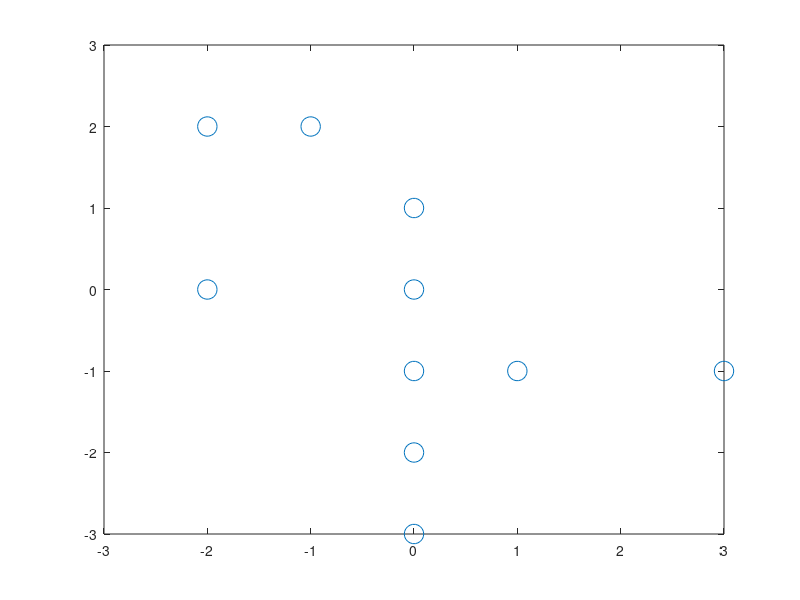

Write MATLAB code to recreate this figure. (Note: this script raises an error after producing the figure.)
% Fragmentación. Simular una interaccion cuando dos o mas particulas de la 
% matriz ocupan la misma posicion.
% Se introduce la variable tam (tamaño de particula).

clear
clc
l=3; % Distancia de eje.
p=1; % Resolucion. 
n=10; % Numero de particulas.
d=2; % Dimension.
nm=10; % Numero de movimientos que realizara la particula.
tam=2; %Tamaño inicial de todas las particulas.

k=(2*l/p)+1; % Posiciones permitidas

m=round(unifrnd(1,k,n,d)); % Matriz aleatoria de n particulas con d dimensiones 
                          % redondeada
                          
vector_tam=[]; % Vector de tamaño para n particulas.
for i=1:n
  vector_tam=[vector_tam;tam];
end

for i=1:n
  for j=1:d
  dist(i,j)=(m(i,j)-1)*p+(-l); % Asigna la posicion en funcion de p
  end                              
end

posicion_original=dist

for w=1:nm % Repite el numero de movimientos deseado.

  z=[];
    
  for i=1:n
      x=zeros(1,d);
      b=randi([1,d],1,1); % Selecciona aleatoriamente una dimension a modificar.
      x(1,b)=randi([0,1]); % Subprograma que aleatoriamete elige valor positivo o 
      if x(1,b)>0          % negativo a modificar.
          x(1,b)=1;
      else
          x(1,b)=-1;
      end 
  z=[z;x]; % Matriz aleatoria de unos y ceros.
  end

  dist;
  mov=dist+z;

  for i=1:n % Rebotar la particula que se encuentra en el limite permitido.
      for j=1:d 
          comp=l-abs(mov(i,j));
          if mov(i,j)<0
              nop=-1;
          else
              nop=1;
          end
          if comp<0
              comp=comp+l;
              mov(i,j)=nop*comp;
          end
      end
  end
    
  plot(mov(:,1),mov(:,2),'o','markersize',14); % Intentar generalizar a n dim
  axis([-l l -l l])
  
  vh = get(gca); % No se que hace xdxdxdxd
  pause(.1);
  contador = 0;
  
  choque=[];
  
  if n>1
    for i=1:n-1
      for j=(i+1):n
        %if (sum(mov(i,:)==mov(j,:)) == d)
        if mov(i,:)==mov(j,:)
          contador=contador+1;
          crash=mov(i,:); % Choques individuales en la matriz.
          choque=[choque;crash] % Adjunta los choques individuales en una sola matriz.
          hold on
          plot(choque(:,1),choque(:,2),'x','markersize',14)
          axis([-l l -l l])
          plot([0],[0],'ro')
          hold off
          %cat=mov(i,:);
          %dog=mov(j,:);
          moneda=randi([0,1]);
          if moneda>0
            mov(i,:)=[]
            n=n-1;
          else
            mov(j,:)=[]
            n=n-1;
          end  
        end
      end
    end
  end
  
  saveas(gcf,strcat('figura',num2str(w),'.jpg'))
  
  mov
  contador
  dist=mov;

end






  